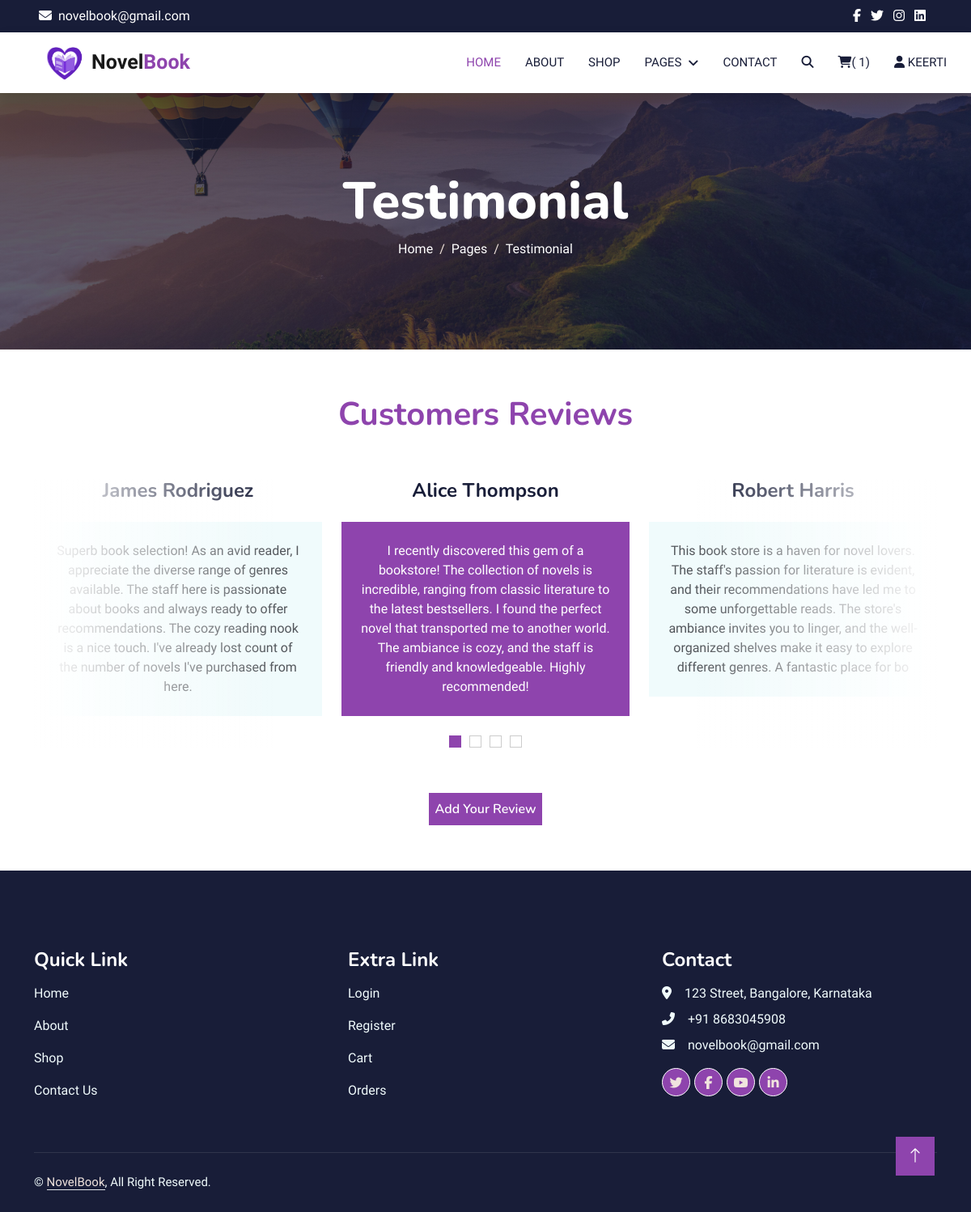
/testimonial.php (signed in), run on the app's committed database.
### tables this page shows
CREATE TABLE `review` (
  `id` int(11) NOT NULL,
  `name` varchar(255) NOT NULL,
  `review` varchar(300) NOT NULL
);

### testimonial.php (the view, shortened to what this page needs)
<?php
include "inc/header.php";
?>
<div class="container-fluid bg-primary py-5 mb-5 page-header">
    <div class="container py-5">
        <div class="row justify-content-center">
            <div class="col-lg-10 text-center">
                <h1 class="display-3 text-white animated slideInDown">Testimonial</h1>
                <nav aria-label="breadcrumb">
                    <ol class="breadcrumb justify-content-center">
                        <li class="breadcrumb-item"><a class="text-white" href="#">Home</a></li>
                        <li class="breadcrumb-item"><a class="text-white" href="#">Pages</a></li>
                        <li class="breadcrumb-item text-white active" aria-current="page">Testimonial</li>
                    </ol>
                </nav>
            </div>
        </div>
    </div>
</div>
<div class="container-xxl py-2 wow fadeInUp" data-wow-delay="0.1s">
    <div class="container">
        <div class="text-center mb-2">
            <h1 class=" bg-white text-center px-3" style="color: #8e44ad;">Customers Reviews</h1>
        </div>
        <div class="py-4">
        </div>
        <div class="owl-carousel testimonial-carousel position-relative">
            <?php
            include("inc/db.php");
            $select_review = mysqli_query($conn, "SELECT * FROM `review`") or die('query failed');
            if (mysqli_num_rows($select_review) > 0) {
                while ($fetch_review = mysqli_fetch_assoc($select_review)) {
                    ?>
                    <div class="testimonial-item text-center">
                        <h4 class="mb-3">
                            <?php echo $fetch_review["name"]; ?>
                        </h4>
                        <div class="testimonial-text bg-light text-center p-4 mt-4">
                            <p class="mb-0">
                                <?php echo $fetch_review["review"]; ?>
                            </p>
                        </div>
                    </div>
                    <?php
                }
            } else {
                echo '<p class="text-center">No Reviews added yet!</p>';
            }
            ?>
        </div>
        <div class="row mt-5">
            <div class="col-12 mt-2">
                <center>
                    <?php if (!isset($_SESSION["user_id"]) == true): ?>
                    <?php else: ?>
                        <a href="add_review.php" class="btn text-white p-2">Add Your Review</a>
                    <?php endif; ?>
                </center>
            </div>
        </div>
    </div>
</div>
<?php
include "inc/footer.php";
?>

### css/style.css (style rules this page uses)
:root { --primary: #8e44ad; --light: #F0FBFC; --light: #f0e4de; --dark: #181d38; }
.btn { background-color: #8e44ad; border: none; }
.btn { font-family: 'Nunito', sans-serif; font-weight: 600; transition: .5s; }
.page-header { background: linear-gradient(rgba(24, 29, 56, .7), rgba(24, 29, 56, .7)), url(../images/carousel-1.jpg); background-position: center center; background-repeat: no-repeat; background-size: cover; }
.breadcrumb-item+.breadcrumb-item::before { color: var(--light); }
.testimonial-carousel::before { position: absolute; content: ""; top: 0; left: 0; height: 100%; width: 0; background: linear-gradient(to right, rgba(255, 255, 255, 1) 0%, rgba(255, 255, 255, 0) 100%); z-index: 1; }
.testimonial-carousel::after { position: absolute; content: ""; top: 0; right: 0; height: 100%; width: 0; background: linear-gradient(to left, rgba(255, 255, 255, 1) 0%, rgba(255, 255, 255, 0) 100%); z-index: 1; }
@media (min-width: 768px) { .testimonial-carousel::before, .testimonial-carousel::after { width: 200px; } }
@media (min-width: 992px) { .testimonial-carousel::before, .testimonial-carousel::after { width: 300px; } }
.testimonial-carousel .owl-item .testimonial-text, .testimonial-carousel .owl-item.center .testimonial-text * { transition: .5s; }
.testimonial-carousel .owl-item.center .testimonial-text { background: var(--primary) !important; }
.testimonial-carousel .owl-item.center .testimonial-text * { color: #FFFFFF !important; }

### data on the page
review: name "Alice Thompson", review "I recently discovered this gem of a bookstore! The collection of novels is incredible, ranging from classic literature to the latest bestsellers. I found the perfect novel that transported me to another world. The ambiance is cozy, and the staff is friendly and knowledgeable. Highly recommended!"
review: name "Robert Harris", review "This book store is a haven for novel lovers. The staff's passion for literature is evident, and their recommendations have led me to some unforgettable reads. The store's ambiance invites you to linger, and the well-organized shelves make it easy to explore different genres. A fantastic place for bo"
review: name "James Rodriguez", review "Superb book selection! As an avid reader, I appreciate the diverse range of genres available. The staff here is passionate about books and always ready to offer recommendations. The cozy reading nook is a nice touch. I've already lost count of the number of novels I've purchased from here."

### other printed values
$cart_rows_number "1"
$_SESSION['user_name'] "KEERTI"
